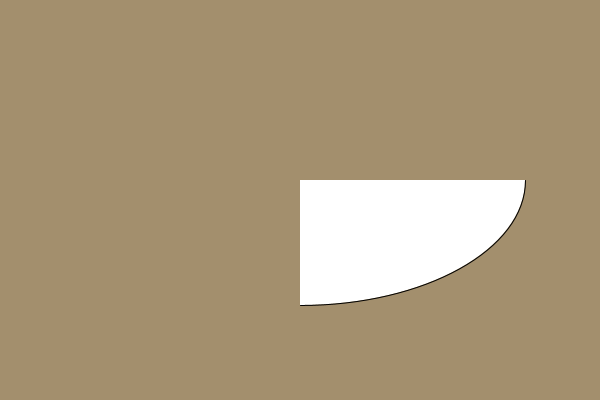
Frame 1 (no input)
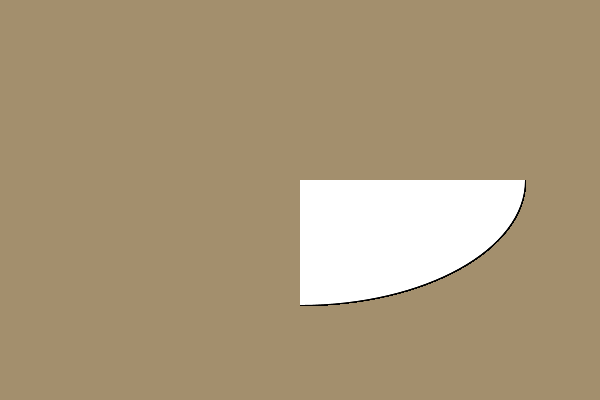
Frame 60 (the mouse pressed at the canvas centre just before this capture)
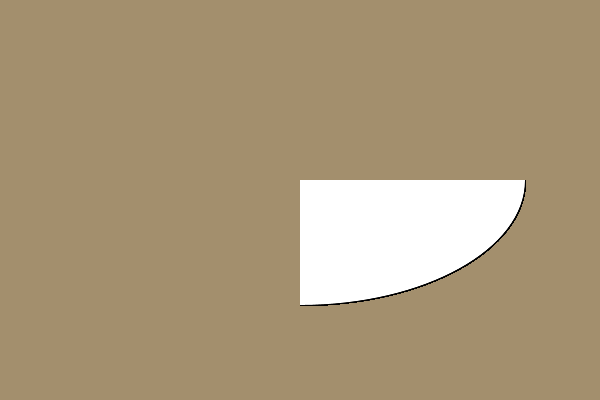
Frame 120 (the mouse held since frame 60 and released just before this capture)

The Processing sketch that drew these frames (run headless with seeded random() and noise(); from frame 60 on, the mouse is pressed at the canvas centre):

// Processing sketch: arc2
// ── arc2.pde
void setup() { 
   size(600, 400);
   background(163, 143, 109);
}  

void draw() {
   arc(300, 180, 450, 250, radians(0), radians(90));
}
